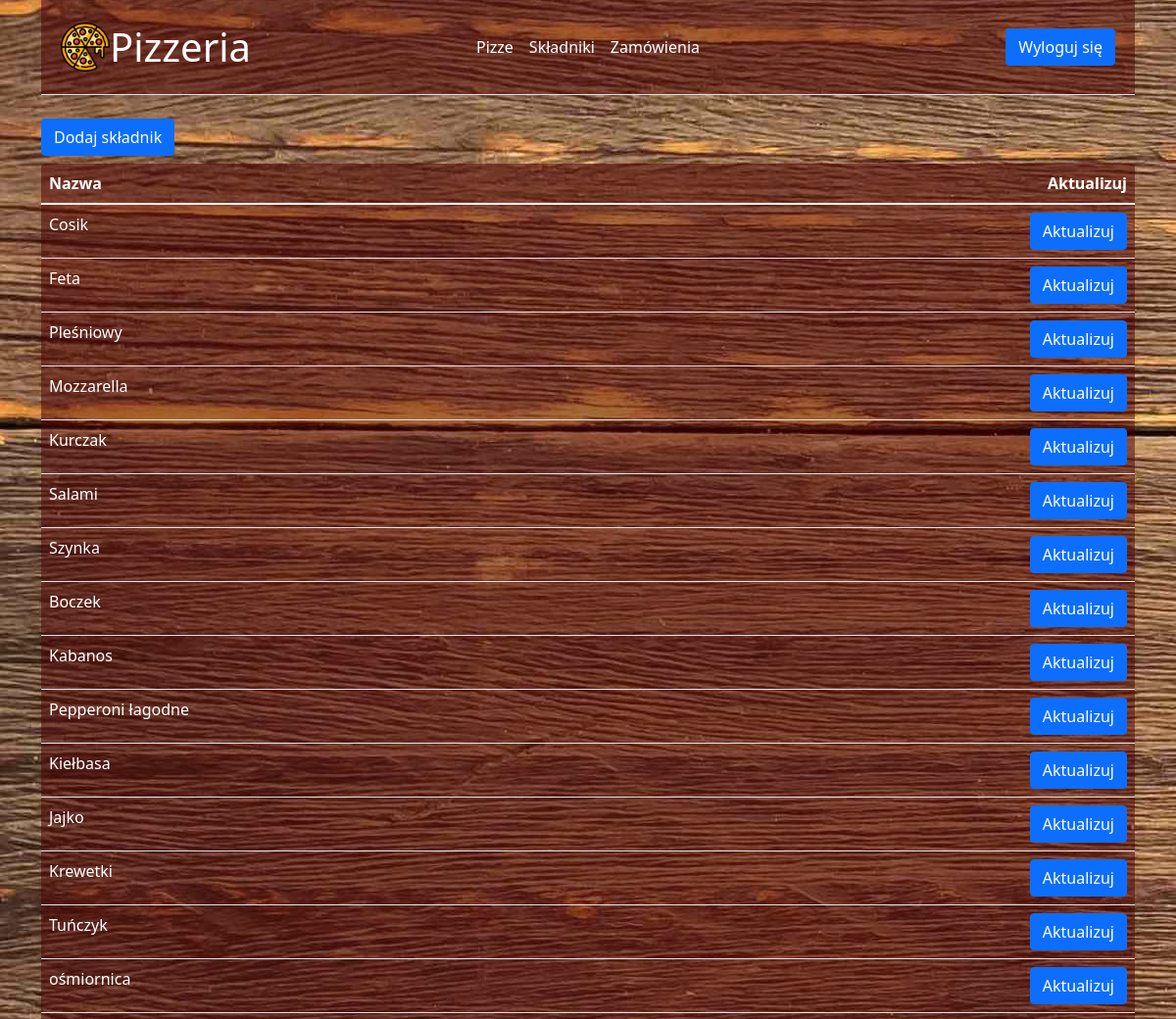
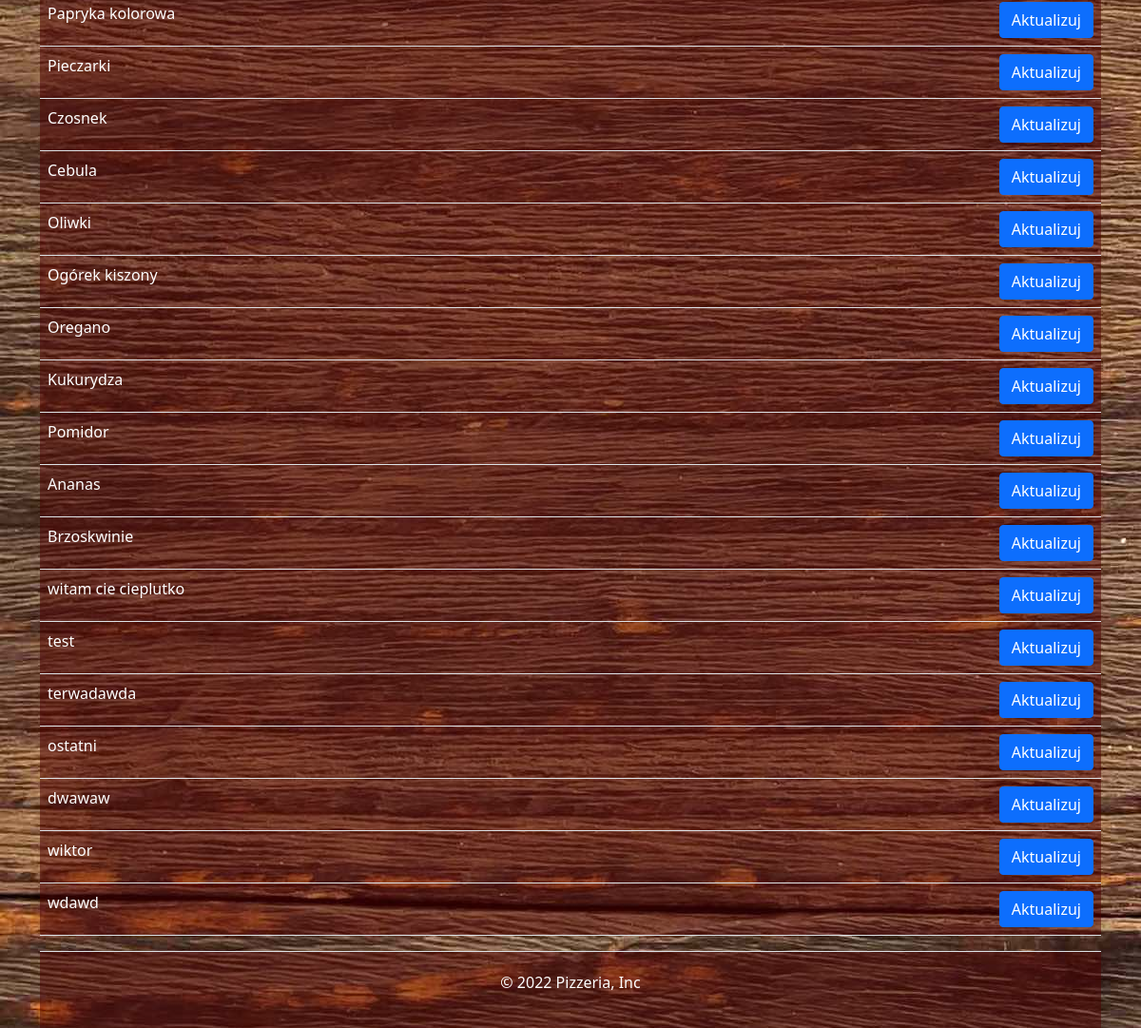
Page /pizzeria/admin/ingredients.php (signed in) on the committed database (2 pictures, top to bottom).
### tables this page shows
CREATE TABLE `ingredients` (
  `id` int(11) NOT NULL,
  `name` varchar(30) DEFAULT NULL
);

### pizzeria/models/IngredientModel.php (called while the page is built, shortened)
<?php
class IngredientModel
{
    protected $db;
    public function __construct(PDO $db)
    {
        $this->db = $db;
    }
    public function getAllIngredients()
    {
        $sql = "SELECT * FROM ingredients";
        $stmt = $this->db->prepare($sql);
        $stmt->execute();
        return $stmt->fetchAll();
    }
}

### pizzeria/admin/views/ingredients-table.php (the view)
<button class="btn btn-primary mb-2">
    <a href="ingredients.php?action=add">Dodaj składnik</a>
</button>
<table class="table rounded">
    <thead>
        <tr>
            <th scope="col" class="text-start">Nazwa</th>
            <th scope="col" class="text-end">Aktualizuj</th>
        </tr>
    </thead>
    <tbody>
        <?php foreach ($ingredientsList as $row) : ?>
            <tr>
                <td class="text-start">
                    <?= $row["name"] ?>
                </td>
                <td class="text-end">
                    <button type="button" class="btn btn-primary">
                        <a href="ingredients.php?action=update&ingredientId=<?= $row["id"] ?>&ingredientName=<?= $row["name"] ?>">Aktualizuj</a>
                    </button>
                </td>
            </tr>
        <?php endforeach; ?>
    </tbody>
</table>

### pizzeria/admin/common/header.php (shortened to what this page needs)
<!DOCTYPE html>
<html lang="en">
<head>
    <link rel="stylesheet" href="../../css/bootstrap.css" />
    <link rel="stylesheet" href="../../css/style.css" />
</head>
<body>
    <div class="container">
        <header class="d-flex flex-wrap align-items-center justify-content-center justify-content-md-between py-3 mb-4 border-bottom">
            <a href="index.php" class="d-flex align-items-center col-md-3 mb-2 mb-md-0 text-dark text-decoration-none">
                <img height="50px" width="50px" role="img" aria-label="Bootstrap" src="/img/pizza.png" />
                <h1 class="display-6 display-primary my-2" style="color:#fff">Pizzeria</h1>
            </a>
            <ul class="nav col-12 col-md-auto mb-2 justify-content-center mb-md-0">
                <li><a href="index.php" class="nav-link px-2 link-secondary">Pizze</a></li>
                <li><a href="ingredients.php" class="nav-link px-2 link-dark">Składniki</a></li>
                <li><a href="orders.php" class="nav-link px-2 link-dark">Zamówienia</a></li>
            </ul>
            <div class="col-md-3 text-end">
                <?php if (isset($_SESSION)) : ?>
                    <?php if (isset($_SESSION["loggedin"]) && $_SESSION["loggedin"] === true) : ?>
                        <button type="button" class="btn btn-primary"><a href="../logout.php">Wyloguj się</a></button>
                    <?php else : ?>
                        <button type="button" class="btn btn-outline-primary me-2"><a href="../login.php">Zaloguj się</a></button>
                        <button type="button" class="btn btn-primary"><a href="../register.php">Zarejestruj się</a></button>
                    <?php endif; ?>
                <?php endif; ?>
            </div>
        </header>
        <main style="min-height:700px;">

### pizzeria/admin/ingredients.php (shortened to what this page needs)
<?php
require_once "../config.php";
require_once "../models/IngredientModel.php";
require_once "common/header.php";
try {
    if (isset($_GET["action"])) {
        if ($_GET["action"] === "add") {
            require_once "views/ingredient-add-form.php";
        } else {
            if (isset($_GET["ingredientName"])) {
                $ingredientName = $_GET["ingredientName"];
                require_once "views/ingredient-update-form.php";
            }
        }
    } else {
        $ingredientModel = new IngredientModel($pdo);
        $ingredientsList = $ingredientModel->getAllIngredients();
        if ($ingredientsList) {
            require_once "views/ingredients-table.php";
        } else {
            setAlertInfo(PRODUCT_FETCH_ERROR, DANGER);
            include "../helpers/alert.php";
        }
    }
} catch (PDOException $exp) {
    setAlertInfo(DATABASE_EXCEPTION, DANGER);
    include "../helpers/alert.php";
}
require_once "../footer.php";

### pizzeria/footer.php (shortened to what this page needs)
</main>
<footer class="border-top mt-2">
    <p class="text-center">
    </p>
</footer>
</div>
</body>
</html>

### css/style.css (style rules this page uses)
body { background-image: url("../img/background.jpg"); background-repeat: no-repeat; background-position: left center; background-attachment: fixed; color: #fff; }
.card, .table, header, footer, form { background-color: rgba(77, 1, 1, 0.5); color: #fff; padding: 20px; }
a:link, a:visited { color: #fff; text-decoration: none; }

### rows in the picture
ingredients: name "Cosik"
ingredients: name "Feta"
ingredients: name "Pleśniowy"
ingredients: name "Mozzarella"
ingredients: name "Kurczak"
ingredients: name "Salami"
ingredients: name "Szynka"
ingredients: name "Boczek"
ingredients: name "Kabanos"
ingredients: name "Pepperoni łagodne"
ingredients: name "Kiełbasa"
ingredients: name "Jajko"
ingredients: name "Krewetki"
ingredients: name "Tuńczyk"
ingredients: name "ośmiornica"
ingredients: name "Papryka kolorowa"
ingredients: name "Pieczarki"
ingredients: name "Czosnek"
ingredients: name "Cebula"
ingredients: name "Oliwki"
ingredients: name "Ogórek kiszony"
ingredients: name "Oregano"
ingredients: name "Kukurydza"
ingredients: name "Pomidor"
ingredients: name "Ananas"
ingredients: name "Brzoskwinie"
ingredients: name "witam cie cieplutko"
ingredients: name "test"
ingredients: name "terwadawda"
ingredients: name "ostatni"
ingredients: name "dwawaw"
ingredients: name "wiktor"
ingredients: name "wdawd"
